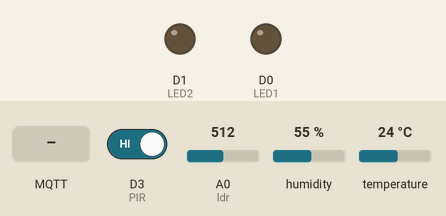
This sketch was run on a simulated ESP8266 (NodeMCU). Parts: output pins drawn as LEDs (lit = HIGH). The inputs (shaded band) are chosen by the test bench; at power-on: D3 (PIR) HIGH, A0 (ldr) = 512, humidity 55 %, temperature 24 °C. WiFi joins after 1.5 s; servers stay silent unless stated; no MQTT or app messages arrive unless stated; what the sketch prints to the serial monitor is not drawn.

Above: at 2.7 s.
2.8 s: MQTT message "lighton" arrives on the first subscribed topic
At 3.7 s:
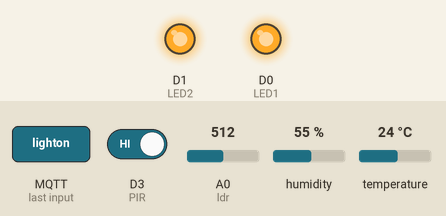
4.3 s: MQTT message "echo" arrives on the first subscribed topic
At 4.8 s:
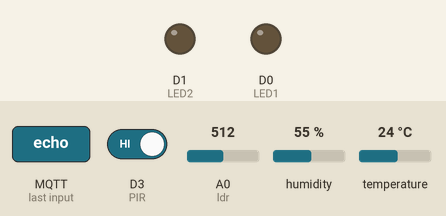
Timing chart, 0 to 7.3 s (numbered marks = the images above; inputs shaded):
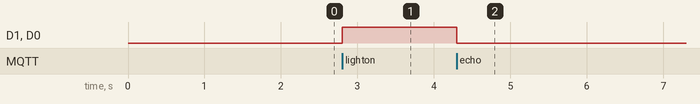

Measured:
- after the input at 2.8 s, D1 (LED2), D0 (LED1): LOW → HIGH at once
- after the input at 4.3 s, D1 (LED2), D0 (LED1): HIGH → LOW at once

The sketch:

project.ino
```cpp
#include <ESP8266WiFi.h>
#include <PubSubClient.h>


#include "DHT.h"
#define DHTPIN D2
#define DHTTYPE DHT11
DHT dht (DHTPIN, DHTTYPE);

float temperature;
int humidity;
int ldr_data;
int pir_data=0;
String command;
String data="";


void callback(char* topic, byte* payload, unsigned int payloadLength);

// CHANGE TO YOUR WIFI CREDENTIALS
const char* ssid = "Nokia 6.1 Plus";
const char* password = "Srihanuman9";

// CHANGE TO YOUR DEVICE CREDENTIALS AS PER IN IBM BLUMIX
#define ORG "4y51d2"
#define DEVICE_TYPE "smartBuild"
#define DEVICE_ID "141414"
#define TOKEN "hzfkbw60xr66R&yj!7" //  Authentication Token OF THE DEVICE


#define LED1 D0
#define LED2 D1
#define PIR D3
#define ldr A0


//-------- Customise the above values --------
const char publishTopic[] = "iot-2/evt/sensorsdata/fmt/json";
char server[] = ORG ".messaging.internetofthings.ibmcloud.com";
char topic[] = "iot-2/cmd/home/fmt/String";// cmd  REPRESENT command type AND COMMAND IS TEST OF FORMAT STRING
char authMethod[] = "use-token-auth";
char token[] = TOKEN;
char clientId[] = "d:" ORG ":" DEVICE_TYPE ":" DEVICE_ID;


WiFiClient wifiClient;
PubSubClient client(server, 1883, callback, wifiClient);

int publishInterval = 5000; // 30 seconds
long lastPublishMillis;
void publishData();

void setup() {

  Serial.begin(115200);
  Serial.println();
  pinMode(ldr,INPUT);
  pinMode(PIR,INPUT);
  pinMode(LED1,OUTPUT);
  pinMode(LED2,OUTPUT);

  dht.begin();
  wifiConnect();
  mqttConnect();
}

void loop() {

 if (millis() - lastPublishMillis > publishInterval)
  {
    publishData();
    lastPublishMillis = millis();
  }

  if (!client.loop()) {
    mqttConnect();
  }
}

void wifiConnect() {
  Serial.print("Connecting to "); Serial.print(ssid);
  WiFi.begin(ssid, password);
  while (WiFi.status() != WL_CONNECTED) {
    delay(500);
    Serial.print(".");
  }
  Serial.print("WiFi connected, IP address: ");
  Serial.println(WiFi.localIP());
}

void mqttConnect() {
  if (!client.connected())
  {
    Serial.print("Reconnecting MQTT client to "); Serial.println(server);
    while (!client.connect(clientId, authMethod, token)) {
      Serial.print(".");
      delay(500);
    }

    initManagedDevice();
    Serial.println();
  }
}

void initManagedDevice() {
  if (client.subscribe(topic)) {

    Serial.println("subscribe to cmd OK");
  } else {
    Serial.println("subscribe to cmd FAILED");
  }
}

void callback(char* topic, byte* payload, unsigned int payloadLength) {

  Serial.print("callback invoked for topic: ");
  Serial.println(topic);

  for (int i = 0; i < payloadLength; i++) {

    command+= (char)payload[i];
  }

  Serial.print("data: "+ command);
  control_func();
  command= "";
}

void control_func()
{
  if(command=="echo")
  {
    if(pir_data)
    {
//      digitalWrite(LED1,HIGH);
//      digitalWrite(LED2,HIGH);
//      Serial.println("Lights are ON");
//       delay(1000);
       if(ldr_data>500)
       {
        analogWrite(LED1,10);
        analogWrite(LED2,10);
       }
       else
       {
        analogWrite(LED1,255);
        analogWrite(LED2,255);
       }
    }
    else
    {
      digitalWrite(LED1,LOW);
      digitalWrite(LED2,LOW);
      Serial.println("Nobody is present");
      Serial.println("Lights are OFF");
    }

  }

  else if(command=="away")
  {
      digitalWrite(LED1,LOW);
      digitalWrite(LED2,LOW);
      Serial.println("Lights are OFF");
  }

  else if(command== "lightoff")
 {

 digitalWrite(LED1,LOW);
      digitalWrite(LED2,LOW);
     Serial.println(".......lights are off..........");

  }
  else if(command== "lighton")
  {
     digitalWrite(LED1,HIGH);
      digitalWrite(LED2,HIGH);
     Serial.println(".......lights are on..........");

  }

  else
  {
    Serial.println("......no commands have been subscribed..........");

    }
}

void publishData()
{
  humidity= dht.readHumidity();
  temperature= dht.readTemperature();
  ldr_data=analogRead(A0);
  pir_data=digitalRead(D3);
  Serial.println(pir_data);
   if (isnan(humidity) || isnan(temperature)||isnan(ldr_data)||isnan(pir_data))
   {
    Serial.println("Failed to read from the sensors!");
    return;
  }
//  String ch="";
//  if(pir_data)
//    ch="appliances_on";
//  else
//    ch="appliances_off";
 // pir_data=0;
  String payload = "{\"d\":{\"Temperature\":";
  payload += temperature;
  payload += ",""\"Humidity\":";
  payload +=  humidity;
  payload += ",""\"LDR\":";
  payload +=  ldr_data;
  payload += ",""\"PIR\":";
  payload +=  pir_data;
  payload += "}}";


  Serial.print("\n");
  Serial.print("Sending payload: ");
  Serial.println(payload);

  if (client.publish(publishTopic, (char*) payload.c_str())) {
    Serial.println("Publish OK");
  } else {
    Serial.println("Publish FAILED");
  }
}
```
